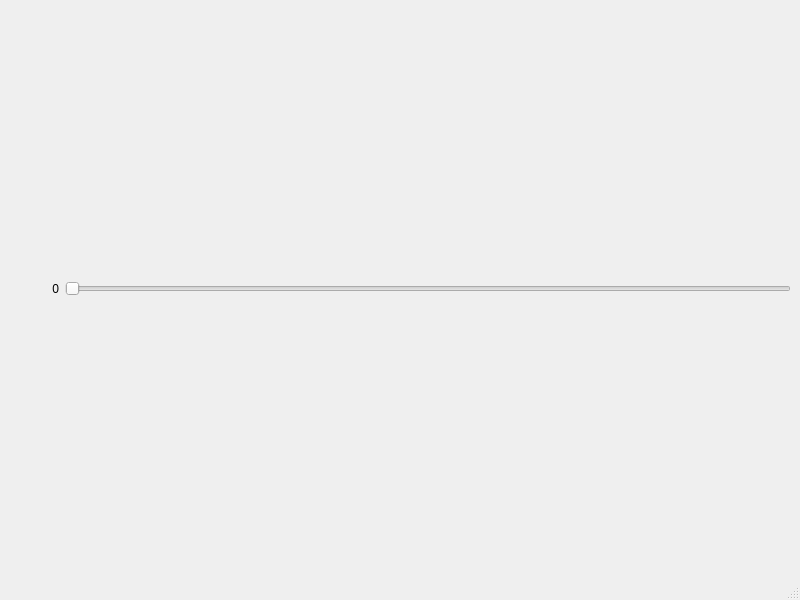
<?xml version="1.0" encoding="UTF-8"?>
<ui version="4.0">
 <class>MainWindow</class>
 <widget class="QMainWindow" name="MainWindow">
  <property name="geometry">
   <rect>
    <x>0</x>
    <y>0</y>
    <width>800</width>
    <height>600</height>
   </rect>
  </property>
  <property name="windowTitle">
   <string>MainWindow</string>
  </property>
  <widget class="QWidget" name="centralwidget">
   <layout class="QHBoxLayout" name="horizontalLayout_2">
    <item>
     <layout class="QHBoxLayout" name="horizontalLayout">
      <item>
       <widget class="QLabel" name="label">
        <property name="minimumSize">
         <size>
          <width>50</width>
          <height>0</height>
         </size>
        </property>
        <property name="text">
         <string>0</string>
        </property>
        <property name="alignment">
         <set>Qt::AlignRight|Qt::AlignTrailing|Qt::AlignVCenter</set>
        </property>
       </widget>
      </item>
      <item>
       <widget class="QSlider" name="horizontalSlider">
        <property name="orientation">
         <enum>Qt::Horizontal</enum>
        </property>
       </widget>
      </item>
     </layout>
    </item>
   </layout>
  </widget>
  <widget class="QMenuBar" name="menubar">
   <property name="geometry">
    <rect>
     <x>0</x>
     <y>0</y>
     <width>800</width>
     <height>28</height>
    </rect>
   </property>
  </widget>
  <widget class="QStatusBar" name="statusbar"/>
 </widget>
 <resources/>
 <connections>
  <connection>
   <sender>horizontalSlider</sender>
   <signal>valueChanged(int)</signal>
   <receiver>label</receiver>
   <slot>setNum(int)</slot>
   <hints>
    <hint type="sourcelabel">
     <x>223</x>
     <y>301</y>
    </hint>
    <hint type="destinationlabel">
     <x>60</x>
     <y>301</y>
    </hint>
   </hints>
  </connection>
 </connections>
</ui>
